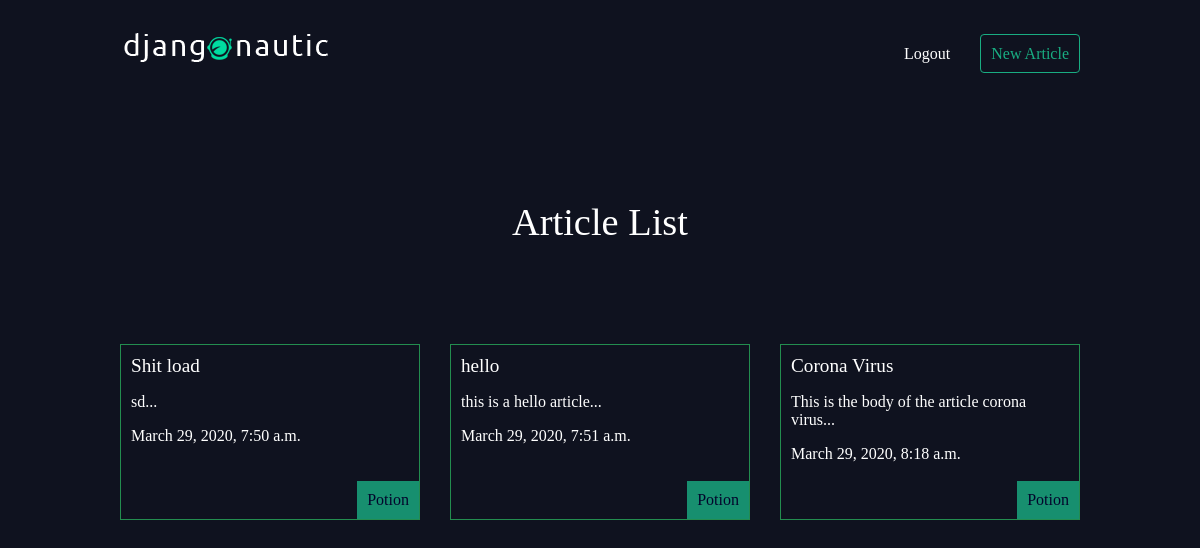
The app's page / (signed in) with its own data.
### app/models.py (models this page shows, shortened)
class Article(models.Model):
    title = models.CharField(max_length=255)
    slug = models.SlugField()
    body = models.TextField()
    date = models.DateTimeField(auto_now_add=True)
    thumb = models.ImageField(default='default.jpg', blank=True)
    author = models.ForeignKey(User, default=None, on_delete=models.CASCADE)
    def snippet(self):
        return (self.body[:50] + "...")# Using string slicing

### app/views.py (the view)
# urls.py: path('', article_views.article_list, name='home'),
def article_list(request):
    articles = Article.objects.all().order_by('date')
    return render(
        request,
        'articles/article_list.html',
        {'articles': articles}
    )

### app/templates/articles/article_list.html
{% extends 'base_layout.html' %}
{% block content %}
  <h1>Article List</h1>
  <div class="articles">
    {% for article in articles %}
      <div class='article'>
        <h2>
          <a href="{% url 'app:article_detail' article.slug %}">{{ article.title }}
          </a>
        </h2>
        <p>{{ article.snippet }}</p>
        <p>{{ article.date }}</p>
        <p class="author">{{ article.author }}</p>
      </div>
    {% endfor %}
  </div>
{% endblock %}

### assets/styles.css (style rules this page uses)
body { background-color: #0f121f; background-image: url(stars.jpg); background-repeat: no-repeat; background-size: 100%; color: #fff; }
body * { font-family: calibri; }
h1, h2, h3, h4, h5 { font-weight: normal; margin: 0; }
a, a:hover, a:visited { color: #fff; text-decoration: none; }
div.wrapper h1 { text-align: center; margin: 100px auto; font-size: 2.4em; }
.articles { display: grid; grid-template-columns: 1fr 1fr 1fr; grid-gap: 30px; }
.article { padding: 10px; border: 1px solid #2eca67ab; position: relative; padding-bottom: 40px; }
.article h2 { font-size: 1.2em; }
.article .author { padding: 10px; background: #19ad82cf; position: absolute; right: 0; margin: 0; bottom: 0; color: #03052c }

### records on screen
Article: title "Shit load", snippet "sd...", date "March 29, 2020, 7:50 a.m.", author "Potion"
Article: title "hello", snippet "this is a hello article...", date "March 29, 2020, 7:51 a.m.", author "Potion"
Article: title "Corona Virus", snippet "This is the body of the article corona virus...", date "March 29, 2020, 8:18 a.m.", author "Potion"
